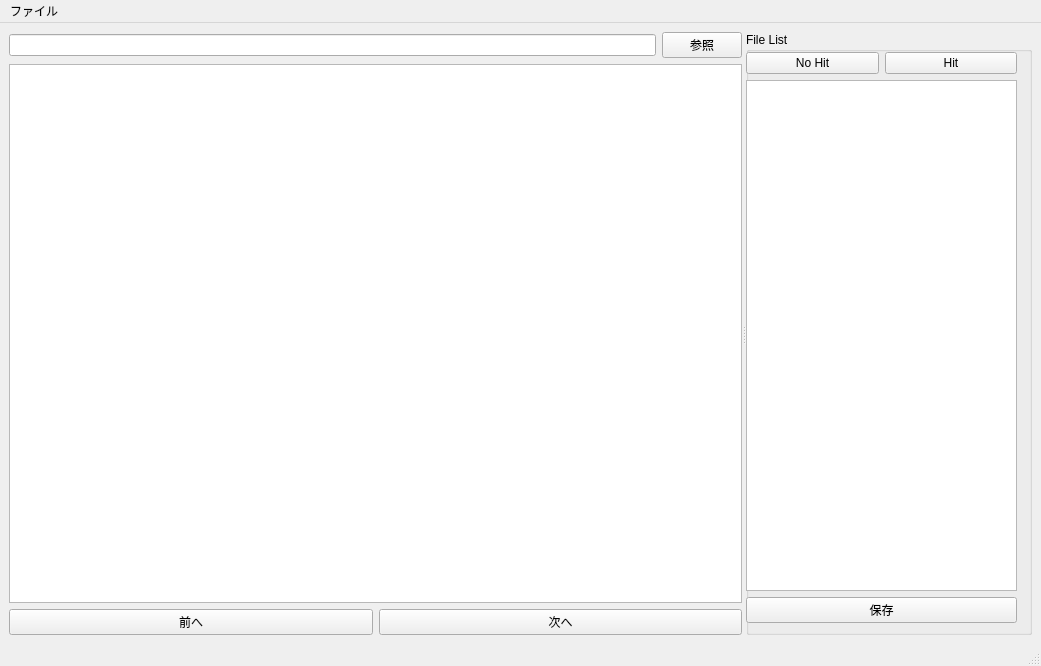
<?xml version="1.0" encoding="UTF-8"?>
<ui version="4.0">
 <class>MainWindow</class>
 <widget class="QMainWindow" name="MainWindow">
  <property name="geometry">
   <rect>
    <x>0</x>
    <y>0</y>
    <width>1041</width>
    <height>666</height>
   </rect>
  </property>
  <property name="windowTitle">
   <string>MainWindow</string>
  </property>
  <widget class="QWidget" name="centralwidget">
   <layout class="QHBoxLayout" name="horizontalLayout_4">
    <item>
     <widget class="QSplitter" name="splitter">
      <property name="orientation">
       <enum>Qt::Horizontal</enum>
      </property>
      <widget class="QWidget" name="layoutWidget">
       <layout class="QVBoxLayout" name="verticalLayout_2">
        <item>
         <layout class="QHBoxLayout" name="horizontalLayout_2">
          <item>
           <widget class="QLineEdit" name="lineEdit"/>
          </item>
          <item>
           <widget class="QPushButton" name="pushButton_3">
            <property name="text">
             <string>参照</string>
            </property>
           </widget>
          </item>
         </layout>
        </item>
        <item>
         <layout class="QVBoxLayout" name="verticalLayout">
          <item>
           <widget class="QGraphicsView" name="graphicsView"/>
          </item>
          <item>
           <layout class="QHBoxLayout" name="horizontalLayout">
            <item>
             <widget class="QPushButton" name="pushButton_2">
              <property name="text">
               <string>前へ</string>
              </property>
              <property name="shortcut">
               <string>A</string>
              </property>
             </widget>
            </item>
            <item>
             <widget class="QPushButton" name="pushButton">
              <property name="text">
               <string>次へ</string>
              </property>
              <property name="shortcut">
               <string>D</string>
              </property>
             </widget>
            </item>
           </layout>
          </item>
         </layout>
        </item>
       </layout>
      </widget>
      <widget class="QGroupBox" name="groupBox">
       <property name="title">
        <string>File List</string>
       </property>
       <widget class="QWidget" name="layoutWidget">
        <property name="geometry">
         <rect>
          <x>0</x>
          <y>20</y>
          <width>271</width>
          <height>571</height>
         </rect>
        </property>
        <layout class="QVBoxLayout" name="verticalLayout_3">
         <property name="spacing">
          <number>6</number>
         </property>
         <property name="sizeConstraint">
          <enum>QLayout::SetDefaultConstraint</enum>
         </property>
         <item>
          <layout class="QHBoxLayout" name="horizontalLayout_3">
           <item>
            <widget class="QPushButton" name="pushButton_4">
             <property name="text">
              <string>No Hit</string>
             </property>
             <property name="shortcut">
              <string>.</string>
             </property>
            </widget>
           </item>
           <item>
            <widget class="QPushButton" name="pushButton_5">
             <property name="text">
              <string>Hit</string>
             </property>
             <property name="shortcut">
              <string>Enter</string>
             </property>
            </widget>
           </item>
          </layout>
         </item>
         <item>
          <widget class="QTableWidget" name="tableWidget">
           <attribute name="horizontalHeaderDefaultSectionSize">
            <number>150</number>
           </attribute>
          </widget>
         </item>
         <item>
          <widget class="QPushButton" name="pushButton_6">
           <property name="text">
            <string>保存</string>
           </property>
          </widget>
         </item>
        </layout>
       </widget>
      </widget>
     </widget>
    </item>
   </layout>
  </widget>
  <widget class="QMenuBar" name="menubar">
   <property name="geometry">
    <rect>
     <x>0</x>
     <y>0</y>
     <width>1041</width>
     <height>28</height>
    </rect>
   </property>
   <widget class="QMenu" name="menu">
    <property name="title">
     <string>ファイル</string>
    </property>
    <addaction name="action"/>
    <addaction name="action_2"/>
   </widget>
   <addaction name="menu"/>
  </widget>
  <widget class="QStatusBar" name="statusbar"/>
  <action name="action">
   <property name="text">
    <string>新規作成</string>
   </property>
  </action>
  <action name="action_2">
   <property name="text">
    <string>開く</string>
   </property>
  </action>
 </widget>
 <resources/>
 <connections>
  <connection>
   <sender>pushButton</sender>
   <signal>clicked()</signal>
   <receiver>graphicsView</receiver>
   <slot>invalidateScene()</slot>
   <hints>
    <hint type="sourcelabel">
     <x>598</x>
     <y>386</y>
    </hint>
    <hint type="destinationlabel">
     <x>362</x>
     <y>333</y>
    </hint>
   </hints>
  </connection>
  <connection>
   <sender>pushButton_2</sender>
   <signal>clicked()</signal>
   <receiver>graphicsView</receiver>
   <slot>invalidateScene()</slot>
   <hints>
    <hint type="sourcelabel">
     <x>342</x>
     <y>391</y>
    </hint>
    <hint type="destinationlabel">
     <x>444</x>
     <y>330</y>
    </hint>
   </hints>
  </connection>
 </connections>
</ui>
